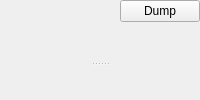
      <widget class="QWidget" name="page_DosStub">
       <layout class="QVBoxLayout" name="verticalLayout_45">
        <property name="leftMargin">
         <number>0</number>
        </property>
        <property name="topMargin">
         <number>0</number>
        </property>
        <property name="rightMargin">
         <number>0</number>
        </property>
        <property name="bottomMargin">
         <number>0</number>
        </property>
        <item>
         <layout class="QHBoxLayout" name="horizontalLayout_12">
          <item>
           <spacer name="horizontalSpacer_12">
            <property name="orientation">
             <enum>Qt::Horizontal</enum>
            </property>
            <property name="sizeHint" stdset="0">
             <size>
              <width>40</width>
              <height>20</height>
             </size>
            </property>
           </spacer>
          </item>
          <item>
           <widget class="QPushButton" name="pushButtonDump_DosStub">
            <property name="text">
             <string>Dump</string>
            </property>
           </widget>
          </item>
         </layout>
        </item>
        <item>
         <widget class="QSplitter" name="splitter_14">
          <property name="orientation">
           <enum>Qt::Vertical</enum>
          </property>
          <widget class="XDisasmView" name="widgetDisasm_DosStub" native="true"/>
          <widget class="ToolsWidget" name="widgetHex_DosStub" native="true"/>
         </widget>
        </item>
       </layout>
      </widget>
